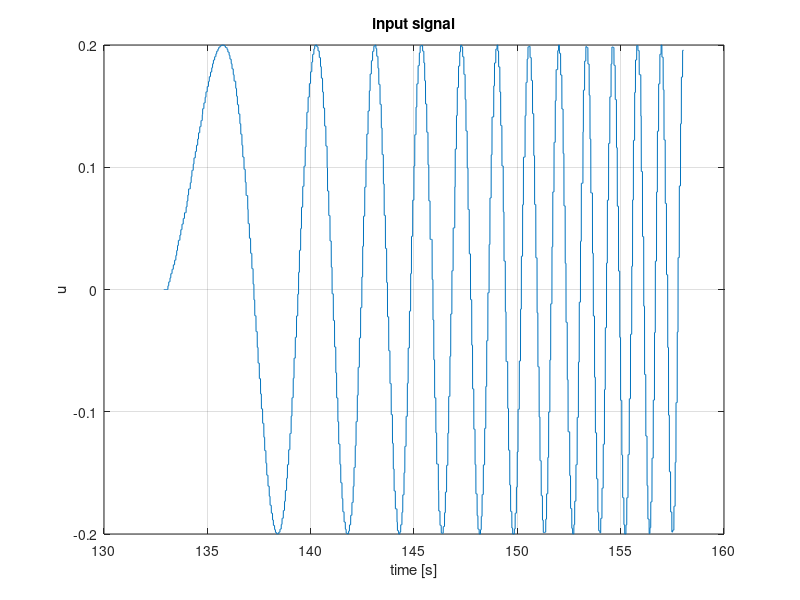
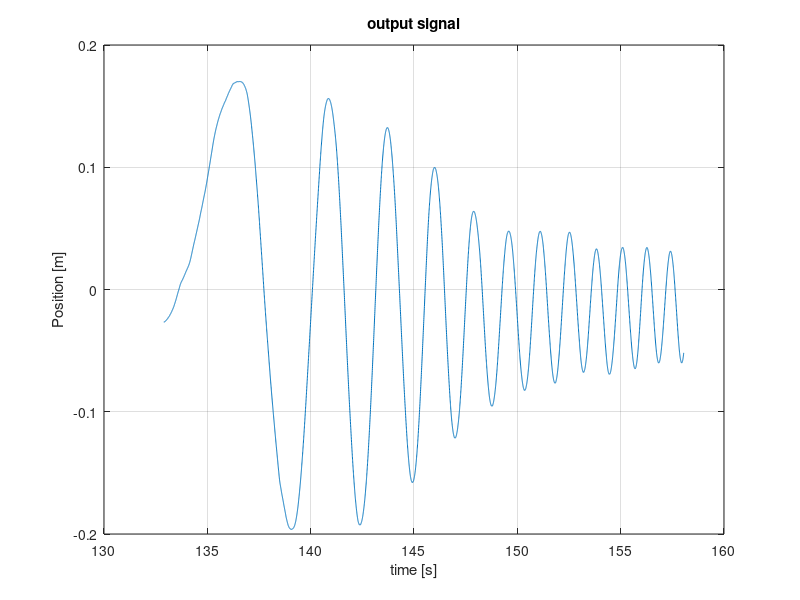

Source code (MATLAB) for these figures, in order: (Note: this script raises an error after producing the figures.)
clc
clear
close all

%% Load data 

load('log_2_2024-5-22-17-28-50_2dd (1).mat')

% plot input
figure
u_time=x0.timestamp;
u_value=x0.value;
u_value=u_value(9797:16084);
u_time=u_time(9797:16084);
plot(u_time, u_value)
grid
title('input signal')
ylabel('u')
xlabel('time [s]')

%% Same rate

acc_body= acc.value;
acc_body_under=interp1(acc.timestamp,acc_body,u_time);
theta=interp1(theta.timestamp,theta.value,u_time);
pos=interp1(x.timestamp,x.value,u_time);

%% Plot output 1

figure
y_time_pos=u_time;
y_value_pos=pos;
plot(y_time_pos, y_value_pos)
grid
title('output signal')
ylabel('Position [m]')
xlabel('time [s]')

%% Plot output 2

acc_inertial=zeros(length(acc_body_under),3);

for i=1:length(acc_body_under)
    
    ROT=eul2rotm([0,theta(i),0]);
    acc_inertial(i,:)=ROT*acc_body_under(i,:)';
    
end

figure
y_time_acc=u_time;
y_value_acc=acc_inertial;

plot(y_time_acc, y_value_acc)
grid
legend('lin x acc','lin y acc','lin z acc')
title('output signal')
ylabel('Acc [m/s^2]')
xlabel('time [s]')

x_acc=y_value_acc(:,1);
y_value_pos=y_value_pos-y_value_pos(1);
x_acc=x_acc-x_acc(1);

%% Dataset 

Ts=median(diff(acc.timestamp));
data = iddata([y_value_pos,x_acc], u_value, Ts, 'Name', 'Closed-Loop');

data.InputName = 'SetPoint_Position';
data.Tstart = 0;
data.TimeUnit = 's';

%% Model definition

odefun = @SecondOrderModel;

omega_n = 1;
psi = 0.1;
G = 1;

parameters = {'omega_n',omega_n;'Psi',psi;'Gain',G};

fcn_type = 'c';

sys = idgrey(odefun,parameters,fcn_type);
sys.Structure.Parameters(3).Free = false;

%% Grey-box estimation

sys = greyest(data,sys)

%% Validation (PRBS)
load('log_3_2024-5-22-17-30-40_2dd (1).mat')

% Input PRBS
u_time_val = x0.timestamp;
u_value_val = x0.value;
u_value_val = u_value_val(7923:14424);
u_time_val  = u_time_val(7923:14424);

figure
plot(u_time_val, u_value_val)
grid
title('Validation input signal (PRBS)')
ylabel('u')
xlabel('time [s]')

% Bring data to same rate as input
acc_body_val = acc.value;
acc_body_val_under = interp1(acc.timestamp, acc_body_val, u_time_val);
theta_val = interp1(theta.timestamp, theta.value, u_time_val);
pos_val   = interp1(x.timestamp, x.value, u_time_val);

% Compute inertial accelerations for validation dataset

acc_inertial_val = zeros(length(acc_body_val_under),3);

for i = 1:length(acc_body_val_under)
    ROT = eul2rotm([0, theta_val(i), 0]);
    acc_inertial_val(i,:) = ROT * acc_body_val_under(i,:)';
end

x_acc_val = acc_inertial_val(:,1);

% Normalize signals
pos_val = pos_val - pos_val(1);
x_acc_val = x_acc_val - x_acc_val(1);

% Prepare validation time vector
u_time_val = (u_time_val - u_time_val(1));
u_time_val = linspace(u_time_val(1), u_time_val(end), length(u_time_val));

% Simulate grey-box model
[y_sim, t_sim] = lsim(sys, u_value_val, u_time_val);

% Plot comparison
figure

subplot(211)
plot(u_time_val, pos_val, 'r')
hold on
plot(t_sim, y_sim(:,1), 'b')
grid on
xlabel('time [s]')
ylabel('Position [m]')
legend('Measured','Simulated')
title('Validation - Position')

subplot(212)
plot(u_time_val, x_acc_val, 'r')
hold on
plot(t_sim, y_sim(:,2), 'b')
grid on
xlabel('time [s]')
ylabel('Acc [m/s^2]')
legend('Measured','Simulated')
title('Validation - Acceleration')
